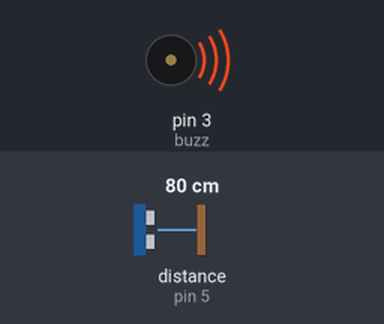
This sketch was run on a simulated Arduino Uno, built with avr-gcc and run on an emulated ATmega328P. Parts: buzzer (waves = sounding). Wiring (inferred from the names in the program): ultrasonic range finder: trigger pin 4; echo pin 5. The test bench sets the inputs (shaded band); at power-on: distance to the obstacle (sensor on pin 5) 80 cm. The echo pulse lasts 58.3 µs per cm; what the sketch prints to the serial monitor is not drawn.

Above: at 0.1 s.
Timing chart, 0 to 1.6 s (numbered marks = the images above):
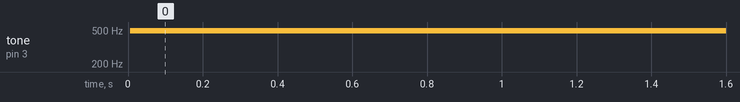

Measured:
- by itself, tone on pin 3 (buzz): silent → 490 Hz at 0.01 s

The sketch:

distance_cap.ino
```cpp
int echo=5; // define echo pin of ultrasonic
int trig=4; // define trigger pin of ultrasonic
int buzz=3; // define  pin for buzzer
int d=0;
double t=0;
void setup()
{
  pinMode(buzz,OUTPUT); // define buzzer as output
  pinMode(echo, INPUT); // define echo as input
  pinMode(trig, OUTPUT); // define trigger as output
  Serial.begin(9600);
  // put your setup code here, to run once:
  t=millis()/1000; // since the execution of the code starts
}

void loop()
{
  distance(); // gives the value of distance form object
  if(d<100  &&  ((millis()/1000)-t)<5) // condtion for detecting the object
  {

    analogWrite(buzz,180); // turn on vibrator for 5 seconds
  }
  else if(d>100)
  {
    t=millis();
    analogWrite(buzz,LOW); // turn off the vibrator after 5 seconds
  }
    else
  {

    analogWrite(buzz,LOW); // turn off the vibrator
  }
  // p1ut your main code here, to run repeatedly:

}
void distance()
{
  digitalWrite(trig, LOW);
  delayMicroseconds(2);
  digitalWrite(trig, HIGH);
  delayMicroseconds(10);
  digitalWrite(trig, LOW);
  d = pulseIn(echo, HIGH); //Listen for echo
  d = (d / 58.138); //convert to CM then to inches
  //if(d<2)
  //d=0;
  Serial.println(d);
  //int data = d;

}
```
